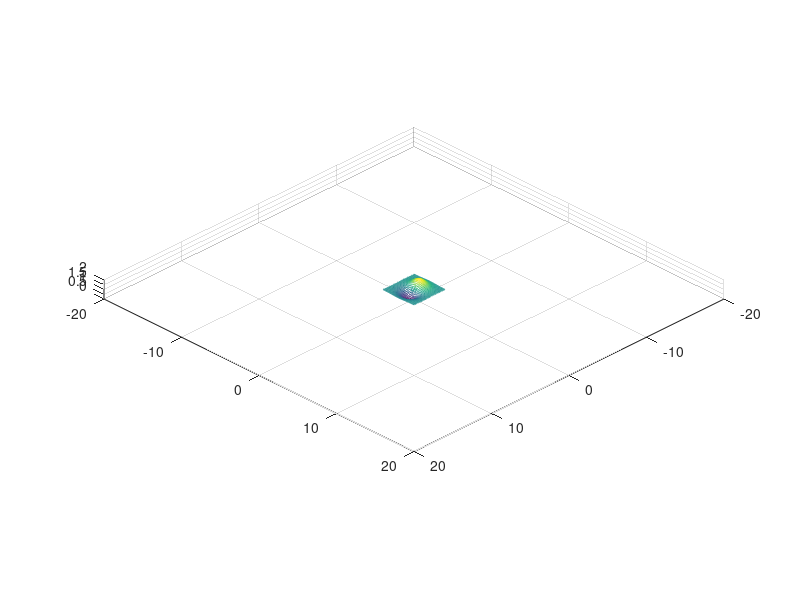
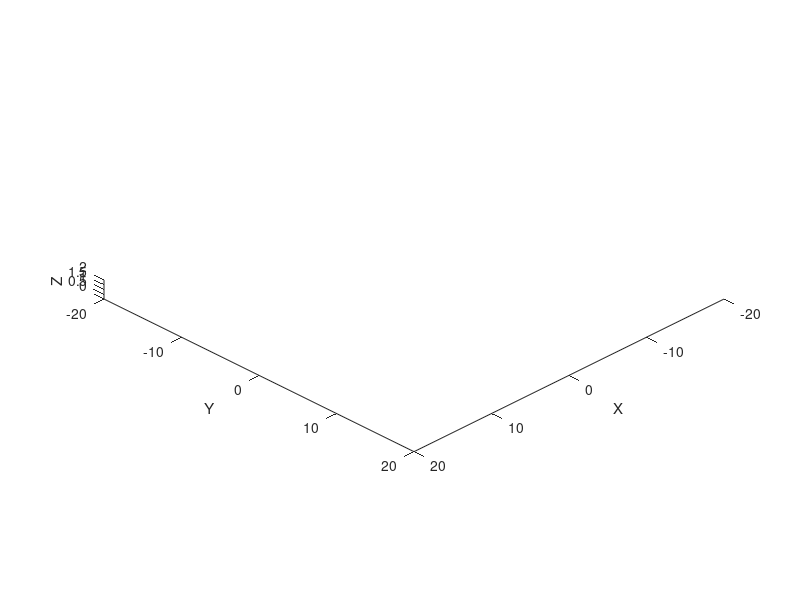

Here is the MATLAB script that generated these plots, in order:
%generate the target plot
clear all
close all
traj_resolution = 0.1;
plot_resolution = 1; %must be >1

xscale = 2;
yscale = 2;

[X,Y] = meshgrid(-xscale:traj_resolution:xscale, -yscale:traj_resolution:yscale);
Z = -X .* exp(-X.^2 - Y.^2);
%normalize Z so that we can use the height as color data
Z = (Z/max(max(Z))+1)/2*0.8+.1;
zscale = 2;

h1 = figure(1);
mesh(X,Y,Z*zscale);
view_pos = [50,50,40];
axis_val = [-20 20 -20 20 0 zscale];
axis(axis_val);
axis equal
view(view_pos);

%generate an animation of how the robot will follow the trajectory
background_color = [0.3 0.3 0.3];
h2 = figure(2);
set(gcf,'Color',background_color);
set(gca,'Color',background_color);
xlabel('X');
ylabel('Y');
zlabel('Z');
view(view_pos);
axis(axis_val);
axis equal
hold on

grey = [.5 .5 .5];
hue_adjust = 0.85;

%define the origin of the 3D plot in the puma workspace
x_origin = 13; %inches
y_origin = 0;
z_origin = 15; %1 inch of clearance from table top

%create a container to store all of the points we want to paint
painting = zeros(1, 10);

%plot the color of the led at points
counter = 1;
for i = 1:plot_resolution:size(X,1);
    %plot the trajectory
    plot3(X(i,:)+x_origin,Y(i,:)+y_origin,Z(i,:)*zscale+z_origin,'-','color',background_color-.1);
    dir = (mod(i,2)*2-1)*-1;
    if dir == 1    
        %plot the led color
        for j = 1:plot_resolution:size(X,2);
            %adjust the hue to make green the 'zero' value
            z = 1-Z(i,j);
            if z+hue_adjust>1
                z = z+hue_adjust-1;
            else
                z = z+hue_adjust;
            end
            %obtain a color based on height and hue adjustment
            color = hsv2rgb([z 1 1]);
            %plot the result
            plot3(X(i,j)+x_origin,Y(i,j)+y_origin,Z(i,j)*zscale+z_origin,'.','color',color);
            
            %push the new point into the list of painting points buffer
            painting(counter,1:3) = [X(i,j)+x_origin,Y(i,j)+y_origin,Z(i,j)*zscale+z_origin];
            
            %push the new LED color to the list of painting points buffer
            painting(counter,7:9) = color;
            
            counter = counter+1;
        end
    else
        %plot the led color
        for j = size(X,2):-plot_resolution:1;
            %adjust the hue to make green the 'zero' value
            z = 1-Z(i,j);
            if z+hue_adjust>1
                z = z+hue_adjust-1;
            else
                z = z+hue_adjust;
            end
            %obtain a color based on height and hue adjustment
            color = hsv2rgb([z 1 1]);
            %plot the result
            plot3(X(i,j)+x_origin,Y(i,j)+y_origin,Z(i,j)*zscale+z_origin,'.','color',color);
            
            %push the new point into the list of painting points buffer
            painting(counter,1:3) = [X(i,j)+x_origin,Y(i,j)+y_origin,Z(i,j)*zscale+z_origin];
            
            %push the new LED color to the list of painting points buffer
            painting(counter,7:9) = color;
            
            counter = counter+1;
        end
        
    end
    drawnow();
end
for i = 1:plot_resolution:size(Y,1);
    %plot the trajectory
    plot3(X(:,i)+x_origin,Y(:,i)+y_origin,Z(:,i)*zscale+z_origin,'-','color',background_color+.3);
        
    dir = (mod(i,2)*2-1)*-1;
    if dir == 1   
        %plot the led color
        for j = 1:plot_resolution:size(Y,2);
            %adjust the hue to make green the 'zero' value
            z = 1-Z(j,i);
            if z+hue_adjust>1
                z = z+hue_adjust-1;
            else
                z = z+hue_adjust;
            end
            %obtain a color based on height and hue adjustment
            color = hsv2rgb([z 1 1]);
            %plot the result
            plot3(X(j,i)+x_origin,Y(j,i)+y_origin,Z(j,i)*zscale+z_origin,'.','color',color);
            %push the new point into the list of painting points buffer
            painting(counter,1:3) = [X(j,i)+x_origin,Y(j,i)+y_origin,Z(j,i)*zscale+z_origin];
            
            %push the new LED color to the list of painting points buffer
            painting(counter,7:9) = color;
            
            counter = counter+1;
        end
    else
        for j = size(X,2):-plot_resolution:1;            
            %adjust the hue to make green the 'zero' value
            z = 1-Z(j,i);
            if z+hue_adjust>1
                z = z+hue_adjust-1;
            else
                z = z+hue_adjust;
            end
            %obtain a color based on height and hue adjustment
            color = hsv2rgb([z 1 1]);
            %plot the result
            plot3(X(j,i)+x_origin,Y(j,i)+y_origin,Z(j,i)*zscale+z_origin,'.','color',color);
            painting(counter,1:3) = [X(j,i)+x_origin,Y(j,i)+y_origin,Z(j,i)*zscale+z_origin];
            
            %push the new LED color to the list of painting points buffer
            painting(counter,7:9) = color;
            
            counter = counter+1;
        end

    end
    drawnow();
end

painting(:,5) = painting(:,5)+pi/2;






    